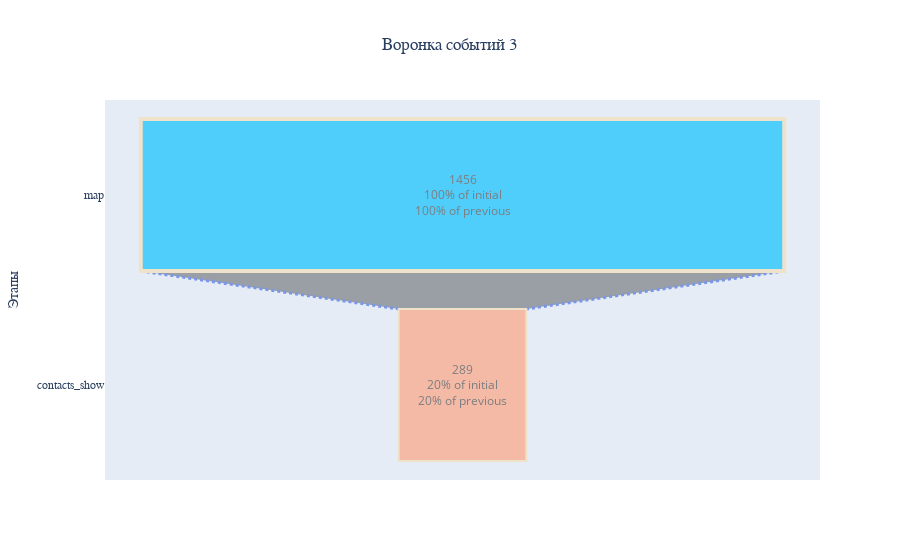

The notebook cell saved with this chart:
### Markdown cell above
####  map -> contacts_show

### Code cell
table_temp = filtred_data(dataset,'map', 'contacts_show')
build_funnel(table_temp, 3)

### Figure 1 — Plotly figure (JSON) as saved in the notebook; plotly's stock layout.template omitted (floating-point values rounded to 4 significant figures)
{"data": [{"connector": {"line": {"color": "royalblue", "dash": "dot", "width": 3}}, "marker": {"color": ["deepskyblue", "lightsalmon", "tan", "teal", "silver"], "line": {"color": ["wheat", "wheat", "blue", "wheat", "wheat"], "width": [4, 2, 2, 3, 1, 1]}}, "opacity": 0.65, "textinfo": "value+percent initial+percent previous", "textposition": "inside", "type": "funnel", "x": [1456, 289], "y": ["map", "contacts_show"]}], "layout": {"title": {"font": {"family": "Times New Roman"}, "text": "Воронка событий 3", "x": 0.5}, "yaxis": {"tickfont": {"family": "Times New Roman"}, "title": {"font": {"family": "Times New Roman"}, "text": "Этапы"}}}}
